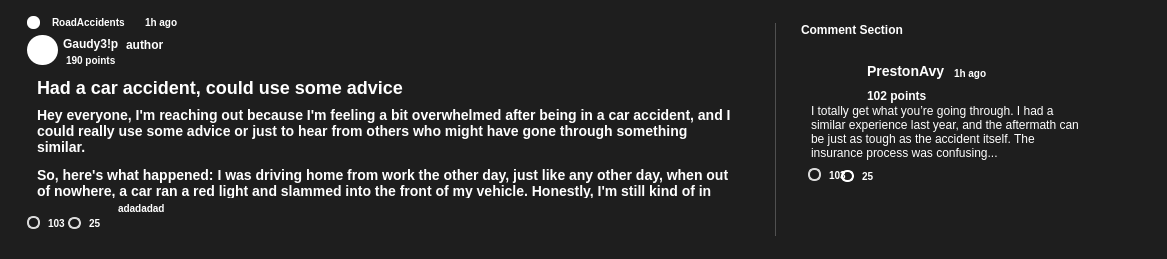
<?xml version="1.0" encoding="UTF-8"?>
<ui version="4.0">
 <class>FeedPostWidget</class>
 <widget class="QFrame" name="FeedPostWidget">
  <property name="geometry">
   <rect>
    <x>0</x>
    <y>0</y>
    <width>1167</width>
    <height>259</height>
   </rect>
  </property>
  <property name="minimumSize">
   <size>
    <width>1167</width>
    <height>259</height>
   </size>
  </property>
  <property name="maximumSize">
   <size>
    <width>1167</width>
    <height>259</height>
   </size>
  </property>
  <property name="styleSheet">
   <string notr="true">background-color: #1E1E1E;
border-radius: 18px;
</string>
  </property>
  <property name="frameShape">
   <enum>QFrame::Shape::StyledPanel</enum>
  </property>
  <layout class="QVBoxLayout" name="verticalLayout">
   <item>
    <widget class="QWidget" name="contentWidget" native="true">
     <property name="styleSheet">
      <string notr="true">background: transparent;</string>
     </property>
     <layout class="QHBoxLayout" name="horizontalLayout">
      <property name="spacing">
       <number>0</number>
      </property>
      <property name="leftMargin">
       <number>0</number>
      </property>
      <property name="topMargin">
       <number>0</number>
      </property>
      <property name="rightMargin">
       <number>0</number>
      </property>
      <property name="bottomMargin">
       <number>0</number>
      </property>
      <item>
       <widget class="QWidget" name="postContentWidget" native="true">
        <property name="minimumSize">
         <size>
          <width>700</width>
          <height>0</height>
         </size>
        </property>
        <property name="maximumSize">
         <size>
          <width>16777215</width>
          <height>16777215</height>
         </size>
        </property>
        <layout class="QVBoxLayout" name="verticalLayout_2">
         <property name="spacing">
          <number>0</number>
         </property>
         <property name="sizeConstraint">
          <enum>QLayout::SizeConstraint::SetFixedSize</enum>
         </property>
         <property name="leftMargin">
          <number>0</number>
         </property>
         <property name="topMargin">
          <number>0</number>
         </property>
         <property name="rightMargin">
          <number>0</number>
         </property>
         <property name="bottomMargin">
          <number>0</number>
         </property>
         <item>
          <layout class="QHBoxLayout" name="headerLayout">
           <property name="spacing">
            <number>4</number>
           </property>
           <item>
            <widget class="QLabel" name="communityIcon">
             <property name="minimumSize">
              <size>
               <width>13</width>
               <height>13</height>
              </size>
             </property>
             <property name="maximumSize">
              <size>
               <width>13</width>
               <height>13</height>
              </size>
             </property>
             <property name="styleSheet">
              <string notr="true">background: white;
border-radius: 6px;</string>
             </property>
            </widget>
           </item>
           <item>
            <widget class="QLabel" name="communityName">
             <property name="sizePolicy">
              <sizepolicy hsizetype="Minimum" vsizetype="Minimum">
               <horstretch>0</horstretch>
               <verstretch>0</verstretch>
              </sizepolicy>
             </property>
             <property name="maximumSize">
              <size>
               <width>9999</width>
               <height>9999</height>
              </size>
             </property>
             <property name="styleSheet">
              <string notr="true">font-family: 'Raleway';
font-style: normal;
font-weight: 500;
font-size: 10px;
line-height: 12px;
color: white;
margin:5px;
</string>
             </property>
             <property name="text">
              <string>RoadAccidents</string>
             </property>
            </widget>
           </item>
           <item>
            <widget class="QLabel" name="postTime">
             <property name="styleSheet">
              <string notr="true">font-family: 'Raleway';
font-style: normal;
font-weight: 500;
font-size: 10px;
line-height: 12px;
color:white;
margin:5px;</string>
             </property>
             <property name="text">
              <string>1h ago</string>
             </property>
            </widget>
           </item>
           <item>
            <widget class="QFrame" name="frame">
             <property name="sizePolicy">
              <sizepolicy hsizetype="Preferred" vsizetype="Preferred">
               <horstretch>1</horstretch>
               <verstretch>0</verstretch>
              </sizepolicy>
             </property>
             <property name="frameShape">
              <enum>QFrame::Shape::StyledPanel</enum>
             </property>
             <property name="frameShadow">
              <enum>QFrame::Shadow::Raised</enum>
             </property>
            </widget>
           </item>
          </layout>
         </item>
         <item>
          <layout class="QHBoxLayout" name="authorLayout">
           <property name="spacing">
            <number>0</number>
           </property>
           <item>
            <widget class="QLabel" name="authorIcon">
             <property name="minimumSize">
              <size>
               <width>31</width>
               <height>30</height>
              </size>
             </property>
             <property name="maximumSize">
              <size>
               <width>31</width>
               <height>30</height>
              </size>
             </property>
             <property name="styleSheet">
              <string notr="true">background:white;
border-radius: 15px;
</string>
             </property>
            </widget>
           </item>
           <item>
            <layout class="QVBoxLayout" name="verticalLayout_3">
             <property name="spacing">
              <number>0</number>
             </property>
             <item>
              <widget class="QLabel" name="username">
               <property name="styleSheet">
                <string notr="true">font-family: 'Raleway';
font-style: normal;
font-weight: 600;
font-size: 12px;
line-height: 14px;
color:white;
margin-left:2px;
margin-top:3px;
margin-bottom:3px;</string>
               </property>
               <property name="text">
                <string>Gaudy3!p</string>
               </property>
              </widget>
             </item>
             <item>
              <widget class="QLabel" name="usernamePoints">
               <property name="styleSheet">
                <string notr="true">font-family: 'Raleway';
font-style: normal;
font-weight: 500;
font-size: 10px;
line-height: 12px;
color:white;
margin-left:5px;
</string>
               </property>
               <property name="text">
                <string>190 points</string>
               </property>
              </widget>
             </item>
            </layout>
           </item>
           <item>
            <widget class="QLabel" name="authorLabel">
             <property name="styleSheet">
              <string notr="true">font-family: 'Raleway';
font-style: normal;
font-weight: 500;
font-size: 12px;
line-height: 14px;
color:white;
margin-bottom:11px;</string>
             </property>
             <property name="text">
              <string>author</string>
             </property>
            </widget>
           </item>
           <item>
            <widget class="QFrame" name="frame_2">
             <property name="sizePolicy">
              <sizepolicy hsizetype="Preferred" vsizetype="Preferred">
               <horstretch>1</horstretch>
               <verstretch>0</verstretch>
              </sizepolicy>
             </property>
             <property name="frameShape">
              <enum>QFrame::Shape::StyledPanel</enum>
             </property>
             <property name="frameShadow">
              <enum>QFrame::Shadow::Raised</enum>
             </property>
            </widget>
           </item>
          </layout>
         </item>
         <item>
          <widget class="QLabel" name="postTitle">
           <property name="styleSheet">
            <string notr="true">font-family: 'Raleway';
font-style: normal;
font-weight: 700;
font-size: 18px;
line-height: 21px;
color:white;
margin:5px;
margin-top:10px;
</string>
           </property>
           <property name="text">
            <string>Had a car accident, could use some advice</string>
           </property>
          </widget>
         </item>
         <item>
          <widget class="QTextBrowser" name="textBrowserContent">
           <property name="minimumSize">
            <size>
             <width>715</width>
             <height>95</height>
            </size>
           </property>
           <property name="maximumSize">
            <size>
             <width>715</width>
             <height>95</height>
            </size>
           </property>
           <property name="styleSheet">
            <string notr="true">font-family: 'Raleway';
font-style: normal;
font-weight: 500;
font-size: 14px;
line-height: 16px;
color:white;
background: transparent;
border: none;
margin-left:6px;</string>
           </property>
           <property name="frameShape">
            <enum>QFrame::Shape::NoFrame</enum>
           </property>
           <property name="verticalScrollBarPolicy">
            <enum>Qt::ScrollBarPolicy::ScrollBarAlwaysOff</enum>
           </property>
           <property name="horizontalScrollBarPolicy">
            <enum>Qt::ScrollBarPolicy::ScrollBarAlwaysOff</enum>
           </property>
           <property name="html">
            <string>&lt;!DOCTYPE HTML PUBLIC &quot;-//W3C//DTD HTML 4.0//EN&quot; &quot;http://www.w3.org/TR/REC-html40/strict.dtd&quot;&gt;
&lt;html&gt;&lt;head&gt;&lt;meta name=&quot;qrichtext&quot; content=&quot;1&quot; /&gt;&lt;meta charset=&quot;utf-8&quot; /&gt;&lt;style type=&quot;text/css&quot;&gt;
p, li { white-space: pre-wrap; }
hr { height: 1px; border-width: 0; }
li.unchecked::marker { content: &quot;\2610&quot;; }
li.checked::marker { content: &quot;\2612&quot;; }
&lt;/style&gt;&lt;/head&gt;&lt;body style=&quot; font-family:'Raleway'; font-size:14px; font-weight:500; font-style:normal;&quot;&gt;
&lt;p style=&quot; margin-top:0px; margin-bottom:0px; margin-left:0px; margin-right:0px; -qt-block-indent:0; text-indent:0px;&quot;&gt;&lt;span style=&quot; color:#ffffff;&quot;&gt;Hey everyone, I'm reaching out because I'm feeling a bit overwhelmed after being in a car accident, and I could really use some advice or just to hear from others who might have gone through something similar.&lt;/span&gt;&lt;/p&gt;
&lt;p style=&quot; margin-top:12px; margin-bottom:12px; margin-left:0px; margin-right:0px; -qt-block-indent:0; text-indent:0px;&quot;&gt;&lt;span style=&quot; color:#ffffff;&quot;&gt;So, here's what happened: I was driving home from work the other day, just like any other day, when out of nowhere, a car ran a red light and slammed into the front of my vehicle. Honestly, I'm still kind of in shock.&lt;/span&gt;&lt;/p&gt;
&lt;p style=&quot; margin-top:12px; margin-bottom:12px; margin-left:0px; margin-right:0px; -qt-block-indent:0; text-indent:0px;&quot;&gt;&lt;span style=&quot; color:#ffffff;&quot;&gt;The damage to my car is significant, especially to the bumper and fender, but thankfully, I wasn't seriously hurt—just some soreness and a few bruises. It's a relief, but it's still been a lot to process.&lt;/span&gt;&lt;/p&gt;
&lt;ul style=&quot;margin-top: 0px; margin-bottom: 0px; margin-left: 0px; margin-right: 0px; -qt-list-indent: 1;&quot;&gt;
&lt;li style=&quot; color:#ffffff;&quot; style=&quot; margin-top:12px; margin-bottom:0px; margin-left:0px; margin-right:0px; -qt-block-indent:0; text-indent:0px;&quot;&gt;Insurance confusion: I've filed the claim, but I'm not really sure what to expect next. The insurance company mentioned something about a &amp;quot;coverage assessment,&amp;quot; and I'm feeling kind of lost in the whole process. Anyone been through this?&lt;/li&gt;
&lt;li style=&quot; color:#ffffff;&quot; style=&quot; margin-top:0px; margin-bottom:0px; margin-left:0px; margin-right:0px; -qt-block-indent:0; text-indent:0px;&quot;&gt;Car repair worries: My car definitely needs some work, and I'm trying to figure out where to go for repairs. I want to make sure I find a good place that won't rip me off, but I'm just not sure how to go about it.&lt;/li&gt;
&lt;li style=&quot; color:#ffffff;&quot; style=&quot; margin-top:0px; margin-bottom:12px; margin-left:0px; margin-right:0px; -qt-block-indent:0; text-indent:0px;&quot;&gt;Emotional stuff: Honestly, I didn't expect this part to hit me so hard, but I've been feeling pretty anxious and shaken up. I'm nervous about getting back behind the wheel. Has anyone experienced this after an accident? How did you get through it?&lt;/li&gt;&lt;/ul&gt;
&lt;p style=&quot; margin-top:12px; margin-bottom:12px; margin-left:0px; margin-right:0px; -qt-block-indent:0; text-indent:0px;&quot;&gt;&lt;span style=&quot; color:#ffffff;&quot;&gt;I know I'm lucky that things weren't worse, but it's still a lot to handle. &lt;/span&gt;&lt;/p&gt;&lt;/body&gt;&lt;/html&gt;</string>
           </property>
          </widget>
         </item>
         <item>
          <layout class="QHBoxLayout" name="footerLayout">
           <property name="spacing">
            <number>0</number>
           </property>
           <item>
            <widget class="QPushButton" name="likeButton">
             <property name="minimumSize">
              <size>
               <width>13</width>
               <height>13</height>
              </size>
             </property>
             <property name="maximumSize">
              <size>
               <width>13</width>
               <height>13</height>
              </size>
             </property>
             <property name="styleSheet">
              <string notr="true">background: #1A1A1B;
border: 1.5px solid #D9D9D9;
border-radius: 6px;</string>
             </property>
             <property name="text">
              <string/>
             </property>
            </widget>
           </item>
           <item>
            <widget class="QLabel" name="likeCount">
             <property name="styleSheet">
              <string notr="true">font-family: 'Raleway';
font-style: normal;
font-weight: 500;
font-size: 10px;
line-height: 12px;
color:white;
margin-left:5px;</string>
             </property>
             <property name="text">
              <string>103</string>
             </property>
            </widget>
           </item>
           <item>
            <widget class="QPushButton" name="commentButton">
             <property name="minimumSize">
              <size>
               <width>13</width>
               <height>12</height>
              </size>
             </property>
             <property name="maximumSize">
              <size>
               <width>13</width>
               <height>12</height>
              </size>
             </property>
             <property name="styleSheet">
              <string notr="true">background: #1A1A1B;
border: 1.5px solid #D9D9D9;
border-radius: 6px;</string>
             </property>
             <property name="text">
              <string/>
             </property>
            </widget>
           </item>
           <item>
            <widget class="QLabel" name="commentCount">
             <property name="styleSheet">
              <string notr="true">font-family: 'Raleway';
font-style: normal;
font-weight: 500;
font-size: 10px;
line-height: 12px;
color:white;
margin-left:5px;
margin-right:10px;</string>
             </property>
             <property name="text">
              <string>25</string>
             </property>
            </widget>
           </item>
           <item>
            <widget class="QTextBrowser" name="tagsBrowser">
             <property name="sizePolicy">
              <sizepolicy hsizetype="Expanding" vsizetype="Fixed">
               <horstretch>1</horstretch>
               <verstretch>0</verstretch>
              </sizepolicy>
             </property>
             <property name="minimumSize">
              <size>
               <width>645</width>
               <height>0</height>
              </size>
             </property>
             <property name="maximumSize">
              <size>
               <width>645</width>
               <height>50</height>
              </size>
             </property>
             <property name="styleSheet">
              <string notr="true">font-family: 'Raleway';
font-style: normal;
font-weight: 500;
font-size: 10px;
line-height: 12px;
color:white;
background: transparent;
border: none;</string>
             </property>
             <property name="html">
              <string>&lt;!DOCTYPE HTML PUBLIC &quot;-//W3C//DTD HTML 4.0//EN&quot; &quot;http://www.w3.org/TR/REC-html40/strict.dtd&quot;&gt;
&lt;html&gt;&lt;head&gt;&lt;meta name=&quot;qrichtext&quot; content=&quot;1&quot; /&gt;&lt;meta charset=&quot;utf-8&quot; /&gt;&lt;style type=&quot;text/css&quot;&gt;
p, li { white-space: pre-wrap; }
hr { height: 1px; border-width: 0; }
li.unchecked::marker { content: &quot;\2610&quot;; }
li.checked::marker { content: &quot;\2612&quot;; }
&lt;/style&gt;&lt;/head&gt;&lt;body style=&quot; font-family:'Raleway'; font-size:10px; font-weight:500; font-style:normal;&quot;&gt;
&lt;p style=&quot; margin-top:0px; margin-bottom:0px; margin-left:0px; margin-right:0px; -qt-block-indent:0; text-indent:0px;&quot;&gt;adadadad&lt;/p&gt;&lt;/body&gt;&lt;/html&gt;</string>
             </property>
            </widget>
           </item>
           <item>
            <widget class="QFrame" name="frame_3">
             <property name="sizePolicy">
              <sizepolicy hsizetype="Preferred" vsizetype="Preferred">
               <horstretch>1</horstretch>
               <verstretch>0</verstretch>
              </sizepolicy>
             </property>
             <property name="frameShape">
              <enum>QFrame::Shape::StyledPanel</enum>
             </property>
             <property name="frameShadow">
              <enum>QFrame::Shadow::Raised</enum>
             </property>
            </widget>
           </item>
          </layout>
         </item>
        </layout>
       </widget>
      </item>
      <item>
       <widget class="QFrame" name="divider">
        <property name="minimumSize">
         <size>
          <width>1</width>
          <height>213</height>
         </size>
        </property>
        <property name="maximumSize">
         <size>
          <width>1</width>
          <height>213</height>
         </size>
        </property>
        <property name="styleSheet">
         <string notr="true">border: 1px solid rgba(85, 85, 85, 0.7);</string>
        </property>
        <property name="frameShape">
         <enum>QFrame::Shape::VLine</enum>
        </property>
        <property name="frameShadow">
         <enum>QFrame::Shadow::Plain</enum>
        </property>
       </widget>
      </item>
      <item>
       <widget class="QWidget" name="commentsWidget" native="true">
        <property name="minimumSize">
         <size>
          <width>330</width>
          <height>0</height>
         </size>
        </property>
        <property name="maximumSize">
         <size>
          <width>348</width>
          <height>16777215</height>
         </size>
        </property>
        <property name="styleSheet">
         <string notr="true">margins-left:-20px;
</string>
        </property>
        <layout class="QVBoxLayout" name="verticalLayout_4">
         <property name="spacing">
          <number>10</number>
         </property>
         <item>
          <widget class="QLabel" name="commentSectionLabel">
           <property name="maximumSize">
            <size>
             <width>16777215</width>
             <height>20</height>
            </size>
           </property>
           <property name="styleSheet">
            <string notr="true">font-family: 'Raleway';
font-style: normal;
font-weight: 500;
font-size: 12px;
line-height: 14px;
color:white;</string>
           </property>
           <property name="text">
            <string>Comment Section</string>
           </property>
          </widget>
         </item>
         <item>
          <widget class="QWidget" name="widget" native="true">
           <widget class="QTextBrowser" name="commentContent">
            <property name="geometry">
             <rect>
              <x>0</x>
              <y>50</y>
              <width>291</width>
              <height>91</height>
             </rect>
            </property>
            <property name="styleSheet">
             <string notr="true">font-family: 'Raleway';
font-style: normal;
font-weight: 500;
font-size: 14px;
line-height: 16px;
color:white;
background: transparent;
border: none;
margin-left:6px;</string>
            </property>
            <property name="html">
             <string>&lt;!DOCTYPE HTML PUBLIC &quot;-//W3C//DTD HTML 4.0//EN&quot; &quot;http://www.w3.org/TR/REC-html40/strict.dtd&quot;&gt;
&lt;html&gt;&lt;head&gt;&lt;meta name=&quot;qrichtext&quot; content=&quot;1&quot; /&gt;&lt;meta charset=&quot;utf-8&quot; /&gt;&lt;style type=&quot;text/css&quot;&gt;
p, li { white-space: pre-wrap; }
hr { height: 1px; border-width: 0; }
li.unchecked::marker { content: &quot;\2610&quot;; }
li.checked::marker { content: &quot;\2612&quot;; }
&lt;/style&gt;&lt;/head&gt;&lt;body style=&quot; font-family:'Raleway'; font-size:14px; font-weight:500; font-style:normal;&quot;&gt;
&lt;p style=&quot; margin-top:0px; margin-bottom:0px; margin-left:0px; margin-right:0px; -qt-block-indent:0; text-indent:0px;&quot;&gt;&lt;span style=&quot; font-family:'Segoe UI'; font-size:9pt; font-weight:400;&quot;&gt;I totally get what you’re going through. I had a similar experience last year, and the aftermath can be just as tough as the accident itself. The insurance process was confusing...&lt;/span&gt;&lt;/p&gt;&lt;/body&gt;&lt;/html&gt;</string>
            </property>
           </widget>
           <widget class="QWidget" name="layoutWidget">
            <property name="geometry">
             <rect>
              <x>10</x>
              <y>8</y>
              <width>190</width>
              <height>50</height>
             </rect>
            </property>
            <layout class="QHBoxLayout" name="horizontalLayout_2">
             <item>
              <widget class="QLabel" name="icon">
               <property name="text">
                <string/>
               </property>
               <property name="pixmap">
                <pixmap>../../../images/userIcon1.png</pixmap>
               </property>
               <property name="scaledContents">
                <bool>false</bool>
               </property>
              </widget>
             </item>
             <item>
              <layout class="QVBoxLayout" name="verticalLayout_5">
               <property name="spacing">
                <number>0</number>
               </property>
               <item>
                <widget class="QLabel" name="username_2">
                 <property name="styleSheet">
                  <string notr="true">/* Gaudy3!p */

position: absolute;
width: 44px;
height: 15px;
left: 70px;
top: 576.64px;

font-family: 'Raleway';
font-style: normal;
font-weight: 600;
font-size: 14px;
line-height: 8px;

color:white;

</string>
                 </property>
                 <property name="text">
                  <string>PrestonAvy</string>
                 </property>
                </widget>
               </item>
               <item>
                <widget class="QLabel" name="pointsLabel">
                 <property name="styleSheet">
                  <string notr="true">/* 102 points */
background-color: rgba(255, 255, 255, 0);

position: absolute;
width: 33px;
height: 14px;
left: 70px;
top: 706.64px;

font-family: 'Raleway';
font-style: normal;
font-weight: 500;
font-size: 12px;
line-height: 6px;

color: white;

</string>
                 </property>
                 <property name="text">
                  <string>102 points</string>
                 </property>
                </widget>
               </item>
              </layout>
             </item>
             <item>
              <widget class="QLabel" name="postTime_2">
               <property name="styleSheet">
                <string notr="true">font-family: 'Raleway';
font-style: normal;
font-weight: 500;
font-size: 10px;
line-height: 12px;
color: white;
margin-bottom:20px;</string>
               </property>
               <property name="text">
                <string>1h ago</string>
               </property>
              </widget>
             </item>
            </layout>
           </widget>
           <widget class="QLabel" name="commentCount_2">
            <property name="geometry">
             <rect>
              <x>53</x>
              <y>101</y>
              <width>30</width>
              <height>50</height>
             </rect>
            </property>
            <property name="styleSheet">
             <string notr="true">font-family: 'Raleway';
font-style: normal;
font-weight: 500;
font-size: 10px;
line-height: 12px;
color:white;
margin-left:5px;
margin-right:10px;</string>
            </property>
            <property name="text">
             <string>25</string>
            </property>
           </widget>
           <widget class="QPushButton" name="commentButton_2">
            <property name="geometry">
             <rect>
              <x>40</x>
              <y>120</y>
              <width>13</width>
              <height>12</height>
             </rect>
            </property>
            <property name="minimumSize">
             <size>
              <width>13</width>
              <height>12</height>
             </size>
            </property>
            <property name="maximumSize">
             <size>
              <width>13</width>
              <height>12</height>
             </size>
            </property>
            <property name="styleSheet">
             <string notr="true">background: #1A1A1B;
border: 1.5px solid white;
border-radius: 6px;</string>
            </property>
            <property name="text">
             <string/>
            </property>
           </widget>
           <widget class="QPushButton" name="likeButton_2">
            <property name="geometry">
             <rect>
              <x>7</x>
              <y>118</y>
              <width>13</width>
              <height>13</height>
             </rect>
            </property>
            <property name="minimumSize">
             <size>
              <width>13</width>
              <height>13</height>
             </size>
            </property>
            <property name="maximumSize">
             <size>
              <width>13</width>
              <height>13</height>
             </size>
            </property>
            <property name="styleSheet">
             <string notr="true">background: #1A1A1B;
border: 1.5px solid #D9D9D9;
border-radius: 6px;</string>
            </property>
            <property name="text">
             <string/>
            </property>
           </widget>
           <widget class="QLabel" name="likeCount_2">
            <property name="geometry">
             <rect>
              <x>20</x>
              <y>100</y>
              <width>25</width>
              <height>50</height>
             </rect>
            </property>
            <property name="styleSheet">
             <string notr="true">font-family: 'Raleway';
font-style: normal;
font-weight: 500;
font-size: 10px;
line-height: 12px;
color:white;
margin-left:5px;</string>
            </property>
            <property name="text">
             <string>103</string>
            </property>
           </widget>
          </widget>
         </item>
        </layout>
       </widget>
      </item>
     </layout>
    </widget>
   </item>
  </layout>
 </widget>
 <resources/>
 <connections/>
</ui>
